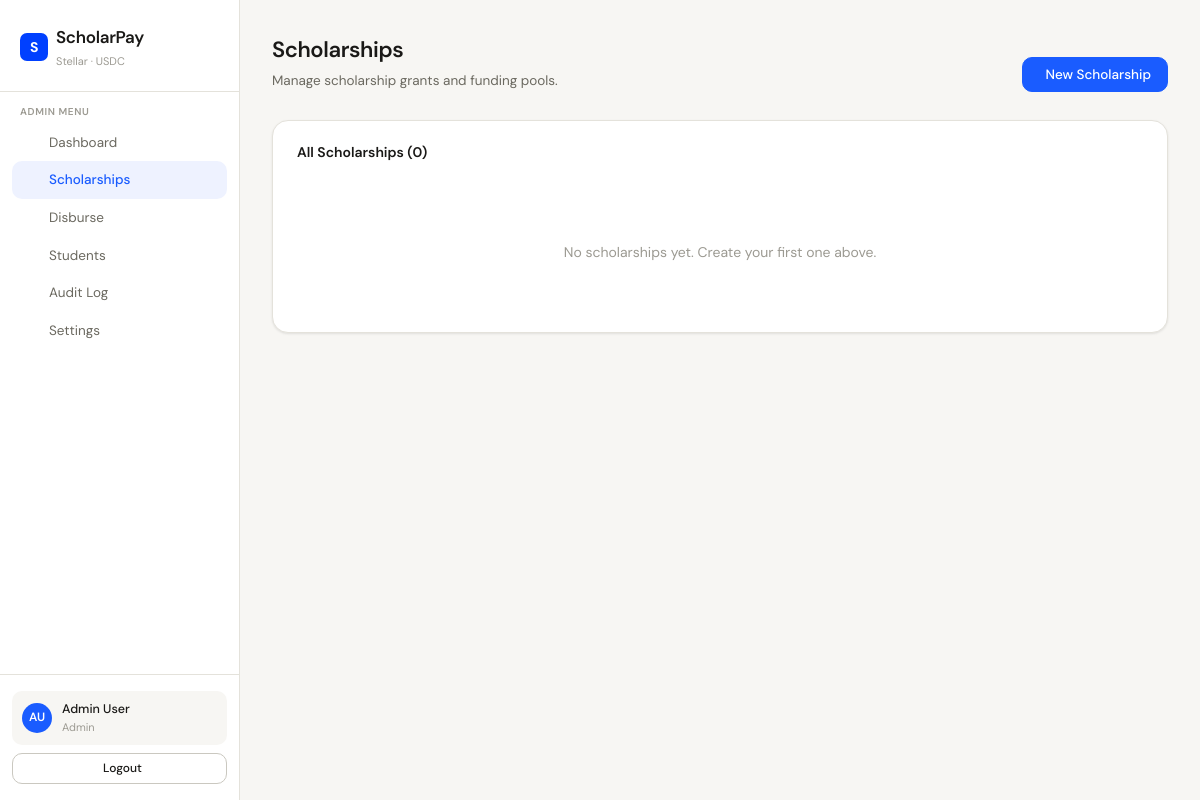
/admin/scholarships.php (signed in), run on an earlier commit of the app's database.
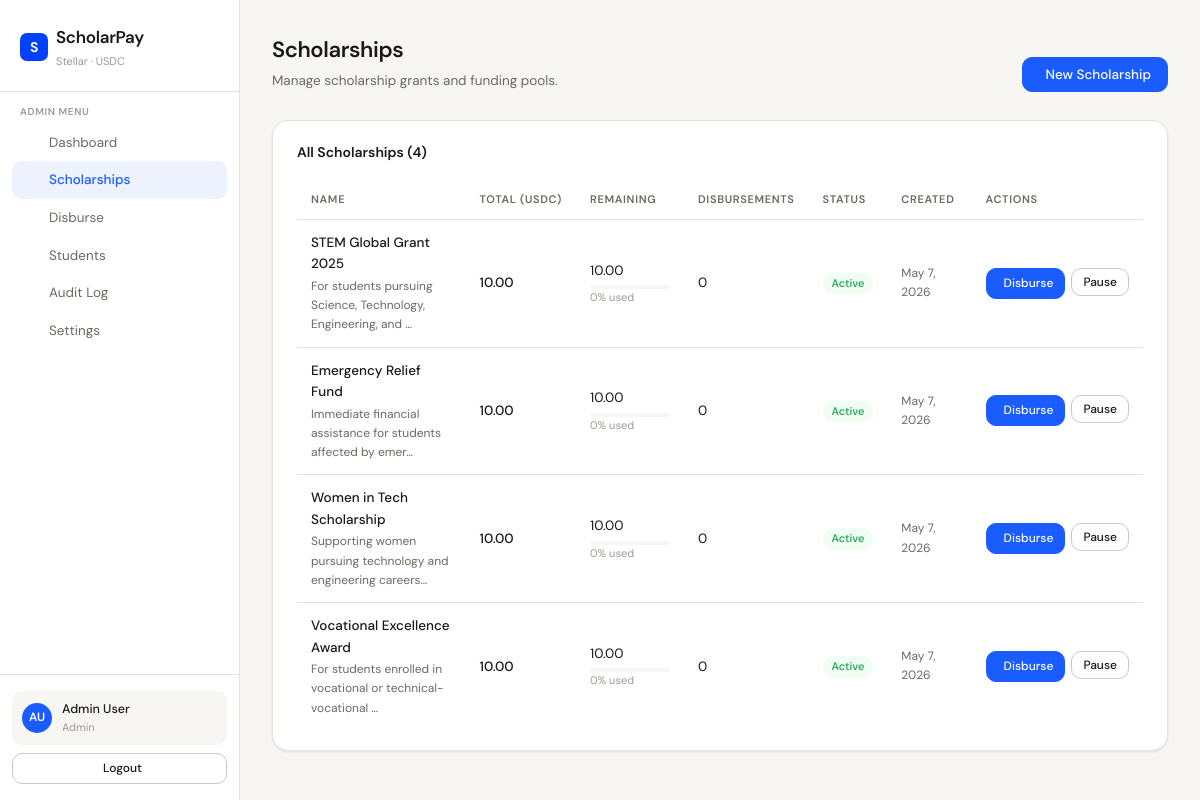
And on a later commit of the database.
### tables this page shows
CREATE TABLE IF NOT EXISTS scholarships (
    id INT AUTO_INCREMENT PRIMARY KEY,
    name VARCHAR(200) NOT NULL,
    description TEXT NULL,
    total_amount DECIMAL(15,7) NOT NULL COMMENT 'Amount in USDC (7 decimals)',
    remaining_amount DECIMAL(15,7) NOT NULL,
    token_address VARCHAR(60) NULL COMMENT 'USDC contract address on Stellar',
    status ENUM('active', 'inactive', 'depleted') NOT NULL DEFAULT 'active',
    created_by INT NOT NULL,
    created_at TIMESTAMP DEFAULT CURRENT_TIMESTAMP,
    updated_at TIMESTAMP DEFAULT CURRENT_TIMESTAMP ON UPDATE CURRENT_TIMESTAMP,
    FOREIGN KEY (created_by) REFERENCES users(id)
);

### admin/scholarships.php (the view, shortened to what the changed rows need)
<?php
require_once ROOT . '/includes/layout.php';
$db = getDB();
$scholarships = $db->query("
    SELECT s.*, u.name AS creator_name,
           (SELECT COUNT(*) FROM disbursements WHERE scholarship_id = s.id AND status='confirmed') AS disbursement_count,
           (SELECT COALESCE(SUM(amount),0) FROM disbursements WHERE scholarship_id = s.id AND status='confirmed') AS total_disbursed
    FROM scholarships s
    JOIN users u ON s.created_by = u.id
    ORDER BY s.created_at DESC
")->fetchAll();
renderHead('Scholarships');
renderSidebar('admin', 'scholarships');
?>
<div class="page-header" style="display:flex;justify-content:space-between;align-items:flex-end">
  <div>
    <h1 class="page-title">Scholarships</h1>
  </div>
</div>
<div class="card">
  <div class="card-header">
    <span class="card-title">All Scholarships (<?= count($scholarships) ?>)</span>
  </div>
  <?php if (empty($scholarships)): ?>
    <div class="empty-state">
      <p>No scholarships yet. Create your first one above.</p>
    </div>
  <?php else: ?>
  <div class="table-wrap">
    <table>
      <thead>
        <tr>
          <th>Name</th>
          <th>Total (USDC)</th>
          <th>Remaining</th>
          <th>Disbursements</th>
          <th>Status</th>
          <th>Created</th>
          <th>Actions</th>
        </tr>
      </thead>
      <tbody>
        <?php foreach ($scholarships as $sch): ?>
        <?php
          $pct = $sch['total_amount'] > 0
              ? round((($sch['total_amount'] - $sch['remaining_amount']) / $sch['total_amount']) * 100)
              : 0;
          $statusClass = ['active'=>'badge-success','inactive'=>'badge-neutral','depleted'=>'badge-danger'][$sch['status']] ?? 'badge-neutral';
        ?>
        <tr>
          <td>
            <div style="font-weight:500"><?= htmlspecialchars($sch['name']) ?></div>
            <?php if ($sch['description']): ?>
            <div style="font-size:12px;color:var(--text-muted);margin-top:2px"><?= htmlspecialchars(substr($sch['description'],0,60)) ?>…</div>
            <?php endif; ?>
          </td>
          <td style="font-weight:500"><?= number_format($sch['total_amount']/10000000,2) ?></td>
          <td>
            <div><?= number_format($sch['remaining_amount']/10000000,2) ?></div>
            <div style="margin-top:4px;background:var(--bg);border-radius:4px;height:4px;width:80px;overflow:hidden">
            </div>
            <div style="font-size:11px;color:var(--text-hint)"><?= $pct ?>% used</div>
          </td>
          <td><?= $sch['disbursement_count'] ?></td>
          <td><span class="badge <?= $statusClass ?>"><?= ucfirst($sch['status']) ?></span></td>
          <td style="font-size:12px;color:var(--text-muted)"><?= date('M j, Y', strtotime($sch['created_at'])) ?></td>
          <td>
            <div style="display:flex;gap:6px">
              <a href="/scholarpay/admin/disburse.php?scholarship_id=<?= $sch['id'] ?>" class="btn btn-sm btn-primary">
                <i class="ti ti-send"></i> Disburse
              </a>
              <?php if ($sch['status'] === 'active'): ?>
              <form method="POST" style="display:inline">
                <button class="btn btn-sm btn-outline" type="submit">Pause</button>
              </form>
              <?php endif; ?>
            </div>
          </td>
        </tr>
        <?php endforeach; ?>
      </tbody>
    </table>
  </div>
  <?php endif; ?>
</div>
<?php renderFooter(); ?>

### includes/layout.php
<?php
function getInitials($name) {
    $parts = explode(' ', trim($name));
    $initials = '';
    foreach ($parts as $p) { $initials .= strtoupper(substr($p, 0, 1)); }
    return substr($initials, 0, 2);
}
function renderHead($title = 'ScholarPay') {
    $base = '/scholarpay';
    echo <<<HTML
<!DOCTYPE html>
<html lang="en">
<head>
<meta charset="UTF-8">
<meta name="viewport" content="width=device-width, initial-scale=1.0">
<title>{$title} — ScholarPay</title>
<link rel="stylesheet" href="{$base}/assets/css/app.css">
<link rel="stylesheet" href="https://cdn.jsdelivr.net/npm/@tabler/icons-webfont@latest/tabler-icons.min.css">
</head>
<body>
HTML;
}
function renderSidebar($role, $activeKey = '') {
    $user = getCurrentUser();
    $initials = getInitials($user['name']);
    $base = '/scholarpay';
    $adminNav = [
        'dashboard'   => ['Dashboard',     'ti-layout-dashboard', "{$base}/admin/dashboard.php"],
        'scholarships'=> ['Scholarships',   'ti-award',            "{$base}/admin/scholarships.php"],
        'disburse'    => ['Disburse',       'ti-send',             "{$base}/admin/disburse.php"],
        'students'    => ['Students',       'ti-users',            "{$base}/admin/students.php"],
        'audit'       => ['Audit Log',      'ti-list-search',      "{$base}/admin/audit.php"],
        'settings'    => ['Settings',       'ti-settings',         "{$base}/admin/settings.php"],
    ];
    $studentNav = [
        'dashboard'   => ['Dashboard',         'ti-layout-dashboard', "{$base}/student/dashboard.php"],
        'disbursements'=> ['My Disbursements', 'ti-cash',             "{$base}/student/disbursements.php"],
        'wallet'      => ['My Wallet',          'ti-wallet',           "{$base}/student/wallet.php"],
    ];
    $nav = ($role === 'admin') ? $adminNav : $studentNav;
    $roleLabel = ($role === 'admin') ? 'Admin' : 'Student';
    $logoutUrl = "{$base}/logout.php";
    $navHtml = '';
    foreach ($nav as $key => [$label, $icon, $href]) {
        $active = ($activeKey === $key) ? 'active' : '';
        $navHtml .= "<li><a href=\"{$href}\" class=\"{$active}\"><span class=\"nav-icon\"><i class=\"ti {$icon}\"></i></span>{$label}</a></li>";
    }
    echo <<<HTML
<div class="app-layout">
<aside class="sidebar">
  <div class="sidebar-logo">
    <a href="{$base}/index.php" class="brand">
      <div class="brand-icon">S</div>
      <div>
        ScholarPay
        <div class="brand-sub">Stellar · USDC</div>
      </div>
    </a>
  </div>
  <div class="sidebar-section">
    <div class="sidebar-section-label">{$roleLabel} Menu</div>
    <ul class="sidebar-nav">
      {$navHtml}
    </ul>
  </div>
  <div class="sidebar-footer">
    <div class="user-chip">
      <div class="user-avatar">{$initials}</div>
      <div class="user-chip-info">
        <div class="user-chip-name">{$user['name']}</div>
        <div class="user-chip-role">{$user['role']}</div>
      </div>
    </div>
    <a href="{$logoutUrl}" class="btn btn-outline btn-sm" style="width:100%;margin-top:8px;justify-content:center;">
      <i class="ti ti-logout"></i> Logout
    </a>
  </div>
</aside>
<main class="main-content">
HTML;
}
function renderFooter() {
    echo <<<HTML
</main>
</div>
<div id="flash-msg"></div>
<script src="/scholarpay/assets/js/app.js"></script>
</body>
</html>
HTML;
}

What changed in the data, as far as the page shows it:
added scholarships: name "STEM Global Grant 2025", description "For students pursuing Science, Technology, Engineering, and", $sch['total_amount']/10000000 "10.00", $sch['remaining_amount']/10000000 "10.00", pct "0", disbursement_count "0", status "Active", created_at "May 7, 2026"
added scholarships: name "Emergency Relief Fund", description "Immediate financial assistance for students affected by emer", $sch['total_amount']/10000000 "10.00", $sch['remaining_amount']/10000000 "10.00", pct "0", disbursement_count "0", status "Active", created_at "May 7, 2026"
added scholarships: name "Women in Tech Scholarship", description "Supporting women pursuing technology and engineering careers", $sch['total_amount']/10000000 "10.00", $sch['remaining_amount']/10000000 "10.00", pct "0", disbursement_count "0", status "Active", created_at "May 7, 2026"
added scholarships: name "Vocational Excellence Award", description "For students enrolled in vocational or technical-vocational", $sch['total_amount']/10000000 "10.00", $sch['remaining_amount']/10000000 "10.00", pct "0", disbursement_count "0", status "Active", created_at "May 7, 2026"
Also different on the page:
count($scholarships): "0" → "4"
text no longer shown: "No scholarships yet. Create your first one above."
text now shown: "NAME TOTAL (USDC) REMAINING DISBURSEMENTS STATUS CREATED ACTIONS"
